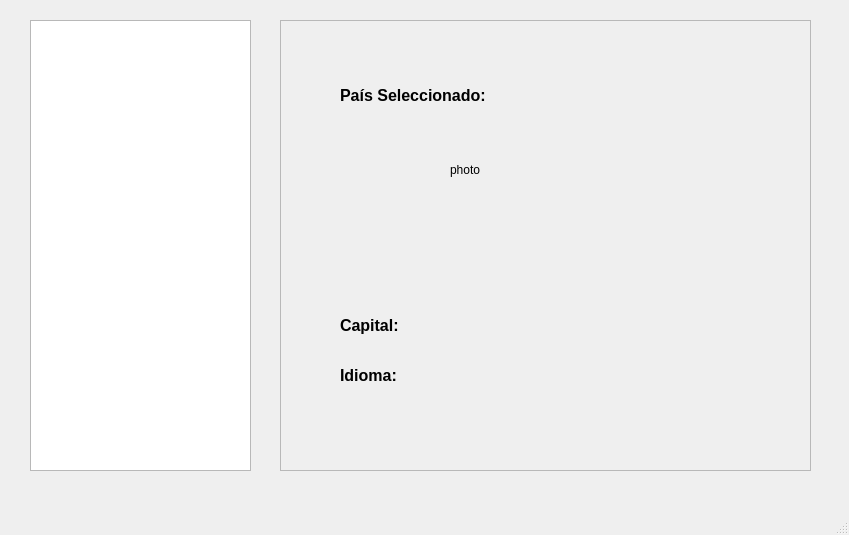
<?xml version="1.0" encoding="UTF-8"?>
<ui version="4.0">
 <class>MainWindow</class>
 <widget class="QMainWindow" name="MainWindow">
  <property name="geometry">
   <rect>
    <x>0</x>
    <y>0</y>
    <width>849</width>
    <height>535</height>
   </rect>
  </property>
  <property name="windowTitle">
   <string>MainWindow</string>
  </property>
  <property name="styleSheet">

   <string notr="true">
</string>
  </property>
  <widget class="QWidget" name="centralwidget">
   <widget class="QListView" name="paises">
    <property name="geometry">
     <rect>
      <x>30</x>
      <y>20</y>
      <width>221</width>
      <height>451</height>
     </rect>
    </property>
    <property name="font">
     <font>
      <pointsize>12</pointsize>
      <bold>true</bold>
     </font>
    </property>
   </widget>
   <widget class="QFrame" name="frame">
    <property name="geometry">
     <rect>
      <x>280</x>
      <y>20</y>
      <width>531</width>
      <height>451</height>
     </rect>
    </property>
    <property name="frameShape">
     <enum>QFrame::Shape::StyledPanel</enum>
    </property>
    <property name="frameShadow">
     <enum>QFrame::Shadow::Raised</enum>
    </property>
    <widget class="QLabel" name="paisNombre">
     <property name="geometry">
      <rect>
       <x>60</x>
       <y>60</y>
       <width>431</width>
       <height>31</height>
      </rect>
     </property>
     <property name="font">
      <font>
       <pointsize>12</pointsize>
       <bold>true</bold>
      </font>
     </property>
     <property name="text">
      <string>País Seleccionado: </string>
     </property>
    </widget>
    <widget class="QLabel" name="paisCapital">
     <property name="geometry">
      <rect>
       <x>60</x>
       <y>290</y>
       <width>411</width>
       <height>31</height>
      </rect>
     </property>
     <property name="font">
      <font>
       <pointsize>12</pointsize>
       <bold>true</bold>
      </font>
     </property>
     <property name="text">
      <string>Capital: </string>
     </property>
    </widget>
    <widget class="QLabel" name="paisIdioma">
     <property name="geometry">
      <rect>
       <x>60</x>
       <y>340</y>
       <width>401</width>
       <height>31</height>
      </rect>
     </property>
     <property name="font">
      <font>
       <pointsize>12</pointsize>
       <bold>true</bold>
      </font>
     </property>
     <property name="text">
      <string>Idioma: </string>
     </property>
    </widget>
    <widget class="QLabel" name="paisFoto">
     <property name="geometry">
      <rect>
       <x>170</x>
       <y>140</y>
       <width>49</width>
       <height>20</height>
      </rect>
     </property>
     <property name="text">
      <string>photo</string>
     </property>
    </widget>
   </widget>
  </widget>
  <widget class="QMenuBar" name="menubar">
   <property name="geometry">
    <rect>
     <x>0</x>
     <y>0</y>
     <width>849</width>
     <height>21</height>
    </rect>
   </property>
  </widget>
  <widget class="QStatusBar" name="statusbar"/>
 </widget>
 <resources/>
 <connections/>
</ui>
